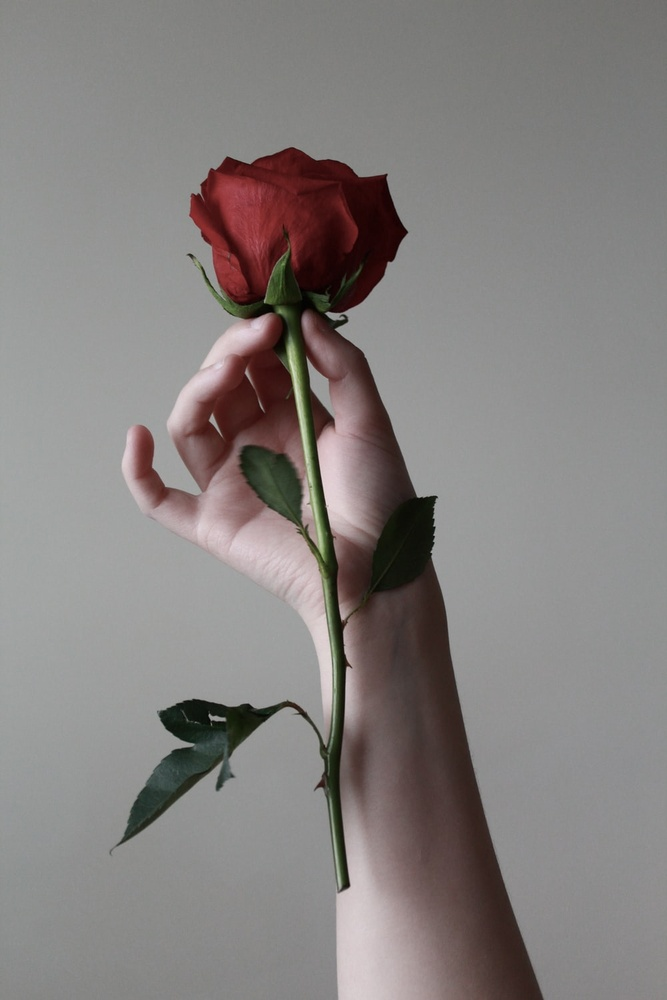
#> input picture Template Matching/rose.jpeg, 667 x 1000 px, shrunk from 1000 x 1500 before the run
$ jupyter execute TemplateMatching.ipynb   (shell and % lines are left out)
#> lines starting #> are read from the running program, lines starting #| are printed output that depends on the picture
# <b>Template Matching in OpenCV</b>

## Making the necessary imports

[cell 1]
import cv2
import numpy as np
import matplotlib.pyplot as plt

## Reading the reference and template images

[cell 2]
img = cv2.imread('rose.jpeg')
#> img is the input picture: shape (1000, 667, 3); mean B, G, R 126.9, 128.4, 133.1
img = cv2.cvtColor(img, cv2.COLOR_BGR2RGB)
plt.imshow(img)

[cell 3]
img.shape
#> Out = (1000, 667, 3)

[cell 4]
template = cv2.imread('temp.jpeg')
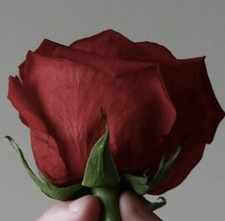
#> input picture Template Matching/temp.jpeg, 225 x 221 px, shrunk from 337 x 331 before the run
#> template is the input picture: shape (221, 225, 3); mean B, G, R 73, 75.1, 101.9
template = cv2.cvtColor(template, cv2.COLOR_BGR2RGB)
plt.imshow(template)

[cell 5]
template.shape
#> Out = (221, 225, 3)

## All the different comparison methods in OpenCV

[cell 6]
methods = ['cv2.TM_CCOEFF', 'cv2.TM_CCOEFF_NORMED', 'cv2.TM_CCORR','cv2.TM_CCORR_NORMED', 'cv2.TM_SQDIFF', 'cv2.TM_SQDIFF_NORMED']

## Comparison based observation on how the different methods give results

[cell 7]
for m in methods:
    img_copy = img.copy()

    # Iterating over the methods list
    method = eval(m)

    # Using matchTemplate method which compares the template by sliding over the image
    res = cv2.matchTemplate(img, template, method)

    # Finding the minimum and maximum value of the resultant image
    min_val, max_val, min_loc, max_loc = cv2.minMaxLoc(res)

    # For these 2 methods, we get the matches at minimum value points
    if method in [cv2.TM_SQDIFF, cv2.TM_SQDIFF_NORMED]:
        top_left = min_loc
    else:
        top_left = max_loc

    h, w, clr = template.shape
    bottom_right = (top_left[0]+w, top_left[1]+h)

    # Drawing a rectangle to denote the matches
    cv2.rectangle(img_copy, top_left, bottom_right, (0, 0, 255), 10)

    # Representing the images for comparison
    plt.subplot(121)
    plt.imshow(res)
    plt.title('Heatmap of template matching')

    plt.subplot(122)
    plt.imshow(img_copy)
    plt.title('Template detection')

    plt.suptitle(m)

    plt.show()
    print('\n')
    print('\n')
#> this loop made 6 passes
#> (min_val, max_val, min_loc, top_left, bottom_right) on passes 1 to 4: (-126648008, 446913120, (316, 211), (182, 118), (407, 339)), (-0.418, 0.999, (365, 291), (182, 118), (407, 339)), (1.06e+09, 1.98e+09, (222, 210), (0, 343), (225, 564)), (0.652, 1, (253, 204), (182, 118), (407, 339))
#> (min_val, max_val, max_loc, top_left, bottom_right) on passes 5 to 6: (1264748, 1.59e+09, (119, 496), (182, 118), (407, 339)), (0.000837, 0.705, (254, 205), (182, 118), (407, 339))
#> pass 1, `res = cv2.matchTemplate(img, template, method)`:
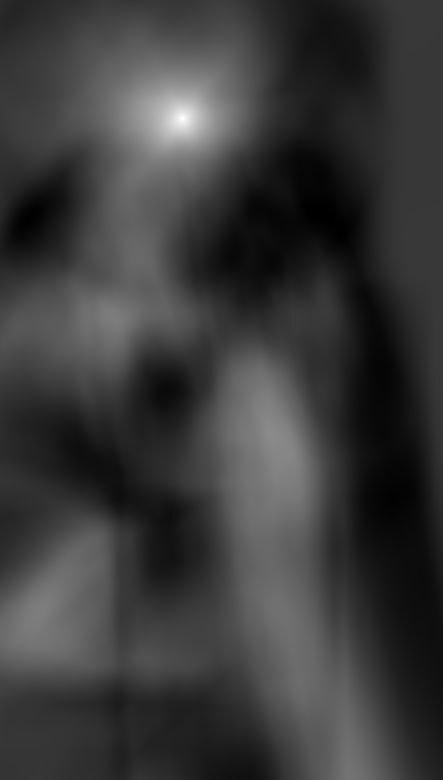
#> res: shape (780, 443) float32; min -126648008, max 446913120, mean 7171211; drawn with min black and max white
#> pass 1, `plt.show()`:
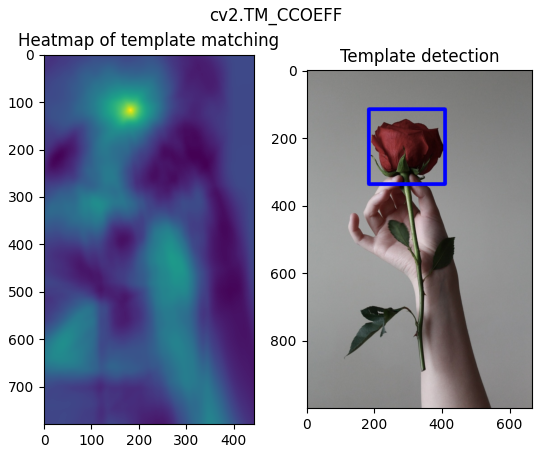
#> figure drawn by matplotlib, 2 panels
#> pass 2, `res = cv2.matchTemplate(img, template, method)`:
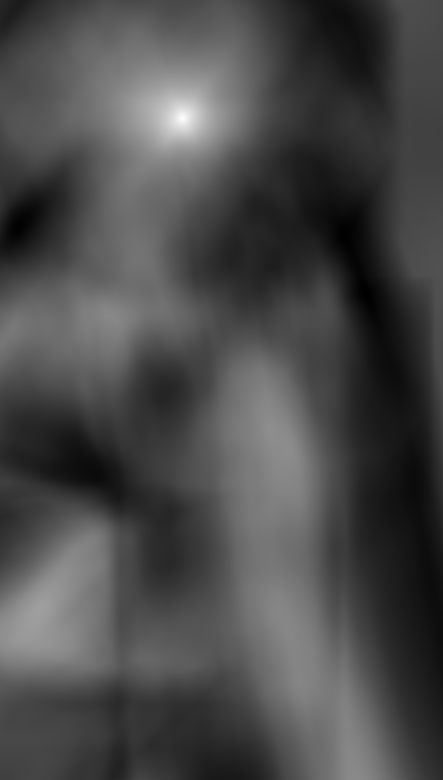
#> res: shape (780, 443) float32; min -0.418, max 0.999, mean -0.00214; drawn with min black and max white
#> pass 2, `plt.show()`:
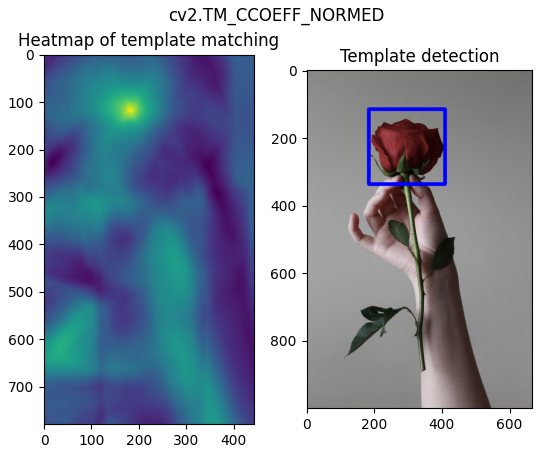
#> figure drawn by matplotlib, 2 panels
#> pass 3, `res = cv2.matchTemplate(img, template, method)`:
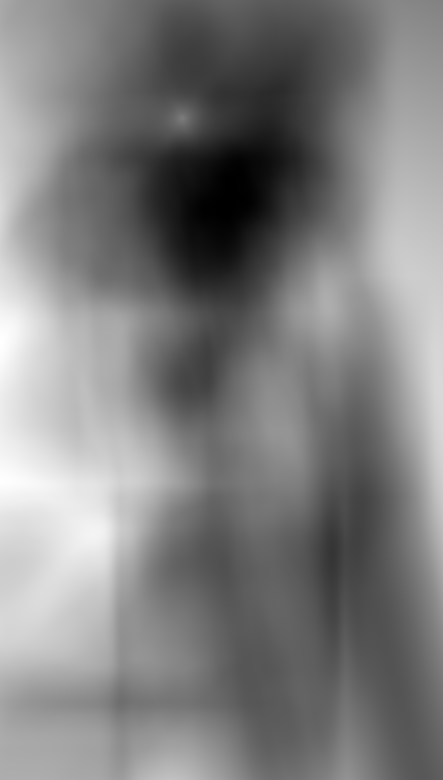
#> res: shape (780, 443) float32; min 1.06e+09, max 1.98e+09, mean 1.52e+09; drawn with min black and max white
#> after the loop:
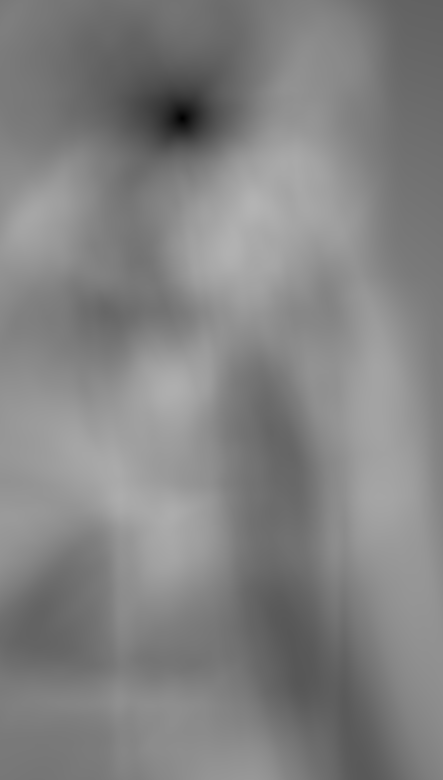
#> res: shape (780, 443) float32; min 0.000837, max 0.705, mean 0.513
